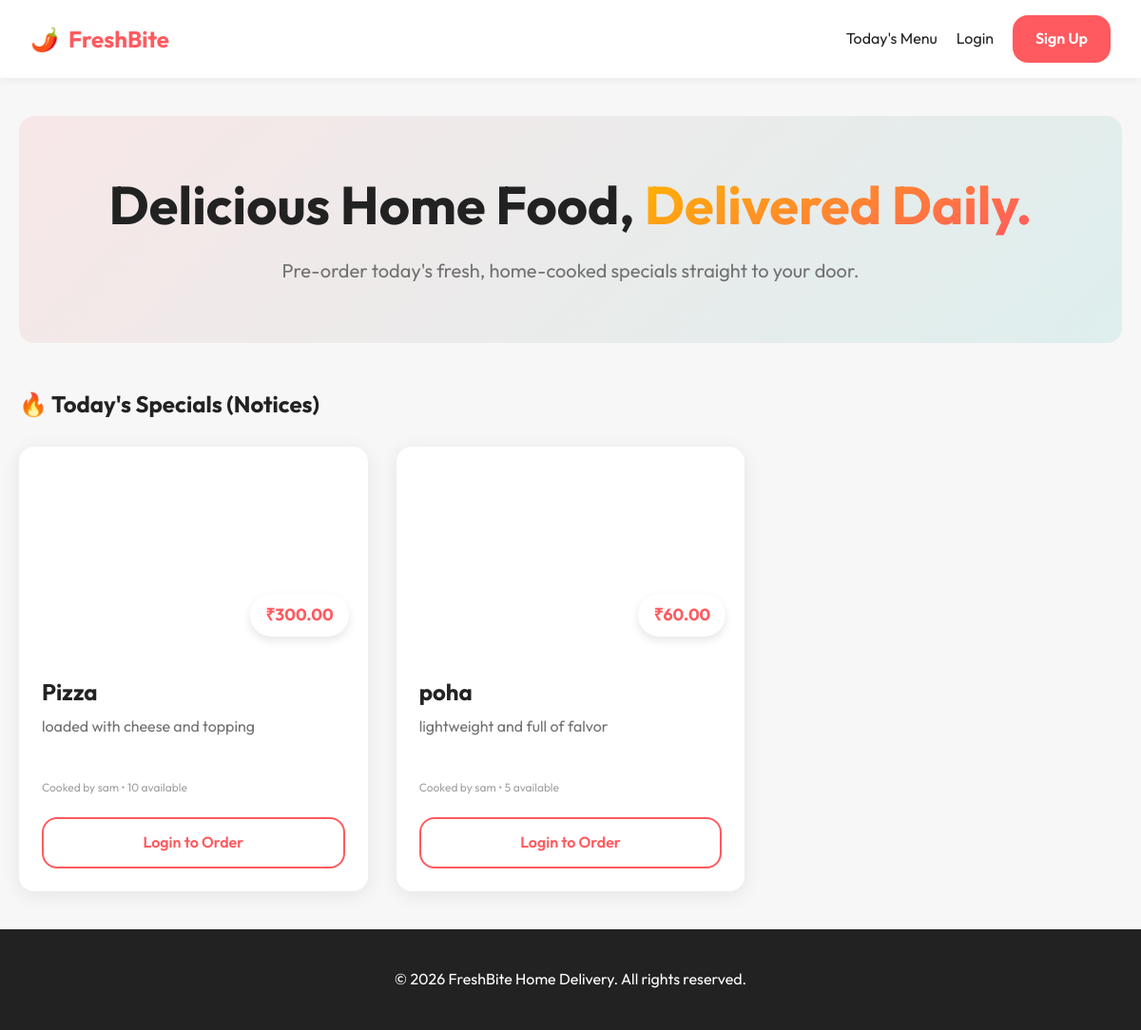
Before: / with the older database file.
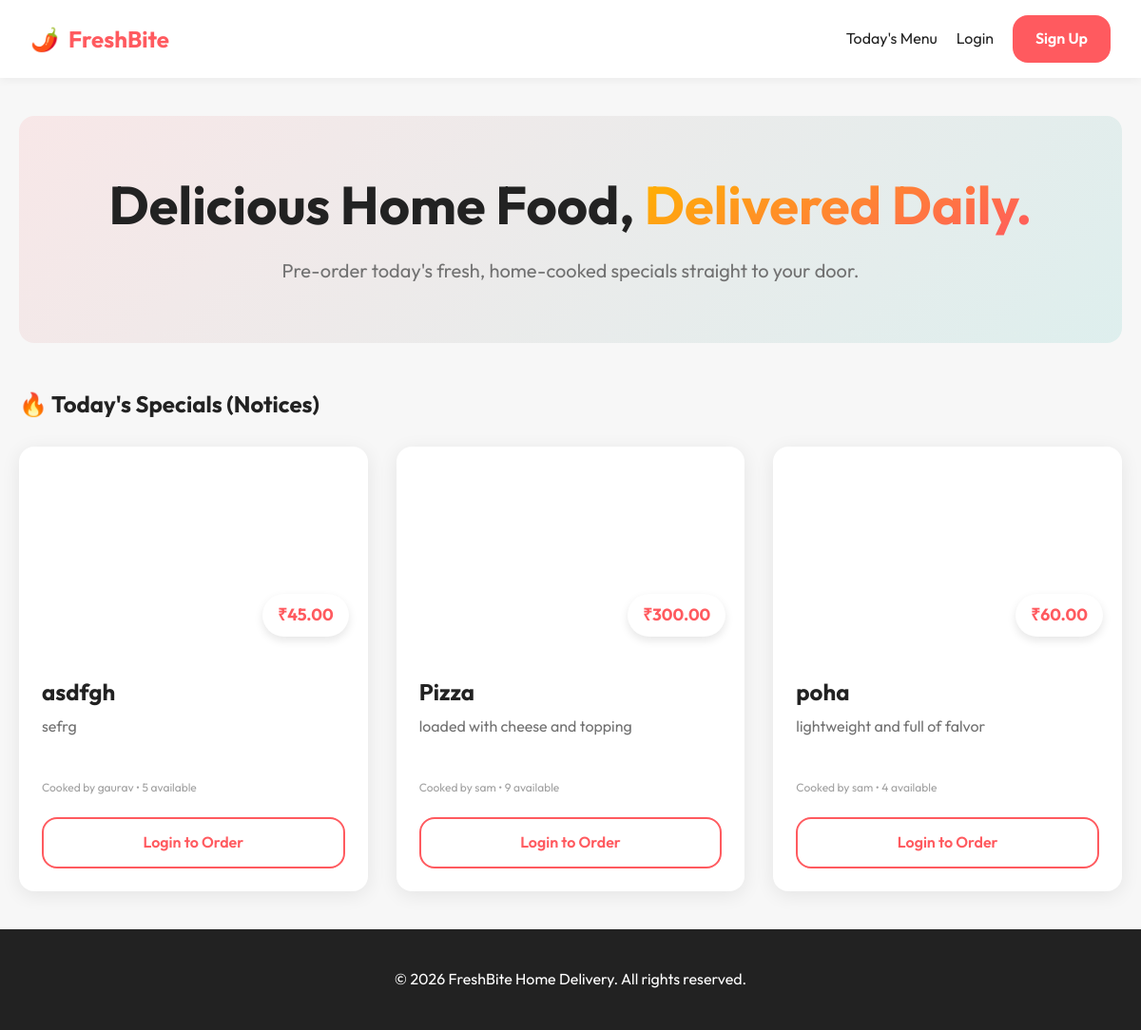
After: the same page with the newer database file.
### tables this page shows
CREATE TABLE menu_updates (
            id INTEGER PRIMARY KEY AUTOINCREMENT,
            title TEXT NOT NULL,
            description TEXT NOT NULL,
            price REAL,
            quantity INTEGER NOT NULL DEFAULT 1,
            image_url TEXT,
            author_id INTEGER NOT NULL,
            created_at TIMESTAMP DEFAULT CURRENT_TIMESTAMP,
            FOREIGN KEY (author_id) REFERENCES users (id)
        );

CREATE TABLE users (
            id INTEGER PRIMARY KEY AUTOINCREMENT,
            username TEXT NOT NULL,
            email TEXT UNIQUE NOT NULL,
            password_hash TEXT NOT NULL,
            is_verified BOOLEAN DEFAULT 0,
            address TEXT,
            role TEXT DEFAULT 'customer'
        );

### app.py (the view)
@app.route('/')
def index():
    conn = database.get_db()
    menus = conn.execute("""
        SELECT m.*, u.username as seller_name
        FROM menu_updates m
        JOIN users u ON m.author_id = u.id
        ORDER BY m.created_at DESC
    """).fetchall()
    conn.close()
    return render_template('index.html', menus=menus)

### app.py (called while the page is built)
@app.before_request
def load_logged_in_user():
    user_id = session.get('user_id')
    if user_id is None:
        g.user = None
    else:
        conn = database.get_db()
        g.user = conn.execute("SELECT * FROM users WHERE id = ?", (user_id,)).fetchone()
        conn.close()

@app.context_processor
def inject_user():
    return dict(current_user=g.get('user'))

### database.py (called while the page is built)
def get_db():
    conn = sqlite3.connect(DATABASE)
    conn.row_factory = sqlite3.Row
    return conn

### templates/index.html (shortened to what this page needs)
{% extends 'base.html' %}
{% block content %}
<div class="hero">
    <div class="hero-content">
        <h1>Delicious Home Food, <span class="highlight">Delivered Daily.</span></h1>
        <p>Pre-order today's fresh, home-cooked specials straight to your door.</p>
    </div>
</div>
<section class="daily-menu">
    <div class="section-header">
        <h2>🔥 Today's Specials (Notices)</h2>
    </div>
    {% if menus %}
    <div class="menu-grid">
        {% for menu in menus %}
        <div class="menu-card">
            <div class="card-img" style="background-image: url('{{ menu.image_url }}')">
                <span class="price-tag">₹{{ "%.2f"|format(menu.price) }}</span>
            </div>
            <div class="card-content">
                <h3>{{ menu.title }}</h3>
                <p class="description">{{ menu.description }}</p>
                <p class="date"><small>Cooked by {{ menu.seller_name }} • {{ menu.quantity }} available</small></p>
                {% if current_user %}
                {% if current_user.is_verified %}
                {% if menu.quantity > 0 %}
                <form action="{{ url_for('order', menu_id=menu.id) }}" method="POST">
                    <button type="submit" class="btn-primary w-100">Order to My Address</button>
                </form>
                {% else %}
                <button class="btn-outline w-100" disabled
                    style="opacity: 0.5; cursor: not-allowed; margin-bottom: 10px;">Sold Out</button>
                {% if current_user.id == menu.author_id %}
                <form action="{{ url_for('delete_menu', menu_id=menu.id) }}" method="POST">
                    <button type="submit" class="btn-primary w-100" style="background-color: #C62828;">Delete Sold Out
                        Menu</button>
                </form>
                {% endif %}
                {% endif %}
                {% else %}
                <a href="{{ url_for('verify_otp') }}" class="btn-warning w-100 text-center block">Verify OTP to
                    Order</a>
                {% endif %}
                {% else %}
                <a href="{{ url_for('login') }}" class="btn-outline w-100 text-center block">Login to Order</a>
                {% endif %}
            </div>
        </div>
        {% endfor %}
    </div>
    {% else %}
    <div class="empty-state">
        <span class="icon" style="font-size: 4rem;">🍽️</span>
        <h3>No menus posted yet!</h3>
        <p>Check back later for today's delicious updates.</p>
    </div>
    {% endif %}
</section>
{% endblock %}

### templates/base.html (shortened to what this page needs)
<!DOCTYPE html>
<html lang="en">
<head>
    <link rel="stylesheet" href="{{ url_for('static', filename='style.css') }}">
</head>
<body>
    <nav class="navbar">
        <div class="nav-container">
            <a href="{{ url_for('index') }}" class="logo">
                <span class="icon">🌶️</span> FreshBite
            </a>
            <div class="nav-links">
                <a href="{{ url_for('index') }}">Today's Menu</a>
                {% if current_user %}
                {% if not current_user.is_verified %}
                <a href="{{ url_for('verify_otp') }}" class="btn-warning">Verify OTP</a>
                {% else %}
                    {% if current_user.role == 'admin' %}
                    <a href="{{ url_for('seller_dashboard') }}" class="btn-secondary">Producer Dashboard</a>
                    {% endif %}
                {% endif %}
                <span class="user-greeting">Hi, {{ current_user.username }}</span>
                <a href="{{ url_for('logout') }}" class="btn-outline">Logout</a>
                {% else %}
                <a href="{{ url_for('login') }}" class="nav-item">Login</a>
                <a href="{{ url_for('register') }}" class="btn-primary">Sign Up</a>
                {% endif %}
            </div>
        </div>
    </nav>
    <main class="main-content">
        {% block content %}{% endblock %}
    </main>
    <footer class="footer">
        <p>&copy; 2026 FreshBite Home Delivery. All rights reserved.</p>
    </footer>
</body>
</html>

### static/style.css (style rules this page uses)
:root { --primary: #FF5A5F; --primary-dark: #FF385C; --secondary: #00A699; --dark: #222222; --light: #F7F7F7; --white: #FFFFFF; --gray: #717171; --shadow: 0 4px 20px rgba(0, 0, 0, 0.08); --shadow-hover: 0 10px 30px rgba(0, 0, 0, 0.12); --radius: 16px; --font: 'Outfit', sans-serif; }
* { margin: 0; padding: 0; box-sizing: border-box; }
body { font-family: var(--font); background-color: var(--light); color: var(--dark); line-height: 1.6; display: flex; flex-direction: column; min-height: 100vh; }
h1, h2, h3, h4, h5 { font-weight: 700; line-height: 1.2; }
a { text-decoration: none; color: inherit; transition: color 0.3s; }
.w-100 { width: 100%; }
.text-center { text-align: center; }
.block { display: block; }
.navbar { background: var(--white); padding: 1rem 2rem; box-shadow: 0 2px 10px rgba(0, 0, 0, 0.05); position: sticky; top: 0; z-index: 100; }
.nav-container { max-width: 1200px; margin: 0 auto; display: flex; justify-content: space-between; align-items: center; }
.logo { font-size: 1.5rem; font-weight: 700; color: var(--primary); display: flex; align-items: center; gap: 10px; }
.nav-links { display: flex; gap: 20px; align-items: center; }
button, .btn-primary, .btn-secondary, .btn-warning, .btn-outline { font-family: var(--font); padding: 12px 24px; border-radius: var(--radius); font-weight: 600; cursor: pointer; border: none; transition: all 0.3s cubic-bezier(0.25, 0.8, 0.25, 1); text-align: center; display: inline-block; }
.btn-primary { background: var(--primary); color: white; }
.btn-outline { background: transparent; border: 2px solid var(--primary); color: var(--primary); }
.main-content { flex: 1; max-width: 1200px; width: 100%; margin: 0 auto; padding: 40px 20px; }
.hero { background: linear-gradient(135deg, rgba(255, 90, 95, 0.1), rgba(0, 166, 153, 0.1)); border-radius: var(--radius); padding: 60px 40px; margin-bottom: 50px; text-align: center; }
.hero h1 { font-size: 3.5rem; margin-bottom: 20px; }
.highlight { color: var(--primary); background: -webkit-linear-gradient(120deg, var(--primary), #FFB400); background-clip: text; -webkit-background-clip: text; -webkit-text-fill-color: transparent; }
.hero p { font-size: 1.25rem; color: var(--gray); }
.section-header { display: flex; justify-content: space-between; align-items: center; margin-bottom: 30px; }
.menu-grid { display: grid; grid-template-columns: repeat(auto-fill, minmax(320px, 1fr)); gap: 30px; }
.menu-card { background: var(--white); border-radius: var(--radius); overflow: hidden; box-shadow: var(--shadow); transition: all 0.3s ease; }
.card-img { height: 220px; background-size: cover; background-position: center; position: relative; }
.price-tag { position: absolute; bottom: 20px; right: 20px; background: var(--white); color: var(--primary); padding: 8px 16px; border-radius: 30px; font-weight: 700; font-size: 1.1rem; box-shadow: 0 4px 10px rgba(0, 0, 0, 0.1); }
.card-content { padding: 24px; }
.card-content h3 { font-size: 1.5rem; margin-bottom: 10px; }
.card-content p.description { color: var(--gray); margin-bottom: 15px; min-height: 50px; }
.card-content p.date { color: #A0A0A0; margin-bottom: 20px; font-size: 0.9rem; }
.footer { text-align: center; padding: 40px 20px; background: var(--dark); color: white; margin-top: auto; }

Changed rows visible on the page:
added menu_updates: price "45.00", title "asdfgh", description "sefrg", seller_name "gaurav", quantity "5"
changed menu_updates "Pizza": quantity "10" → "9"
changed menu_updates "poha": quantity "5" → "4"
